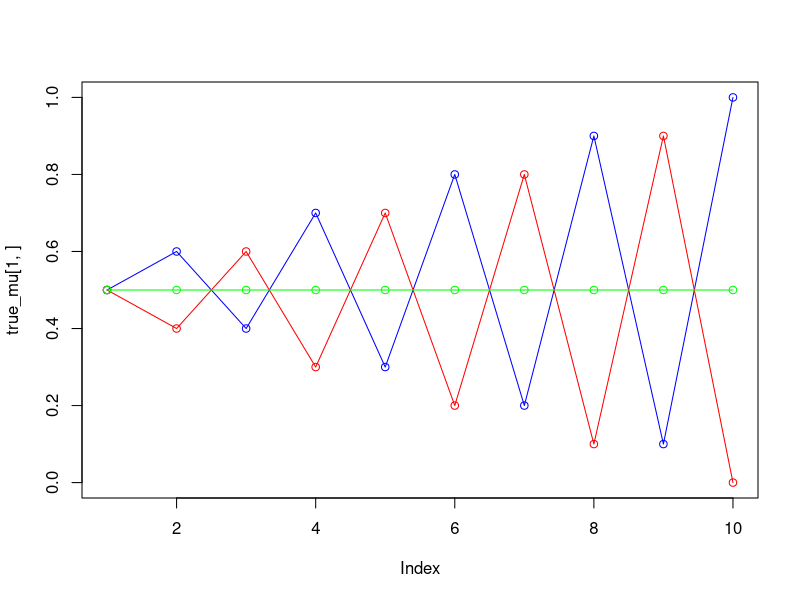
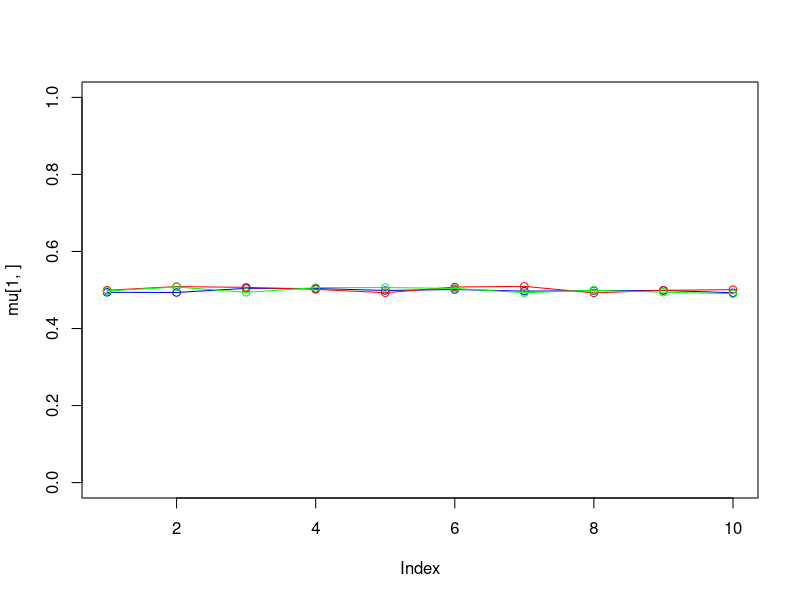
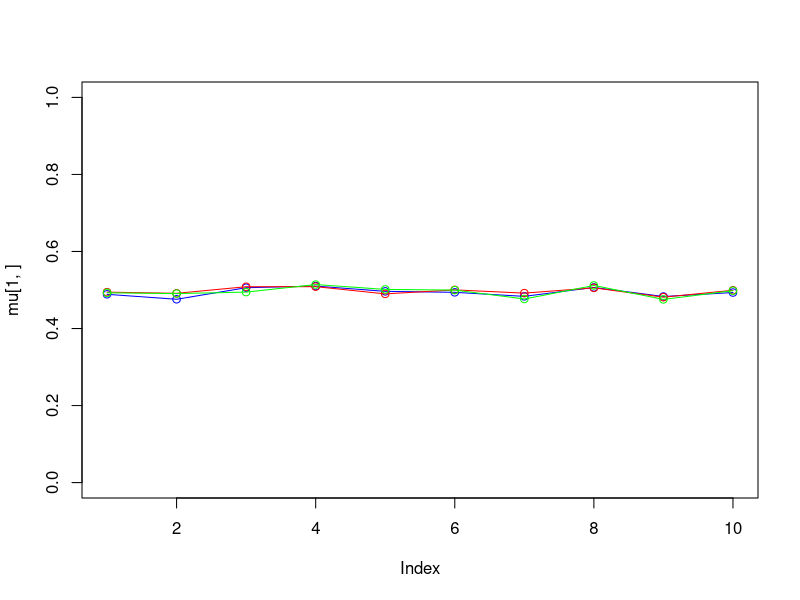
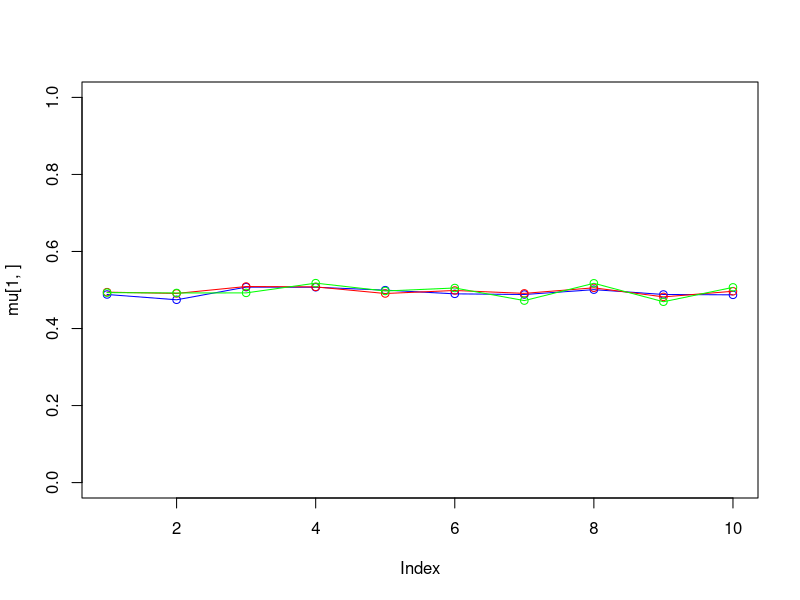
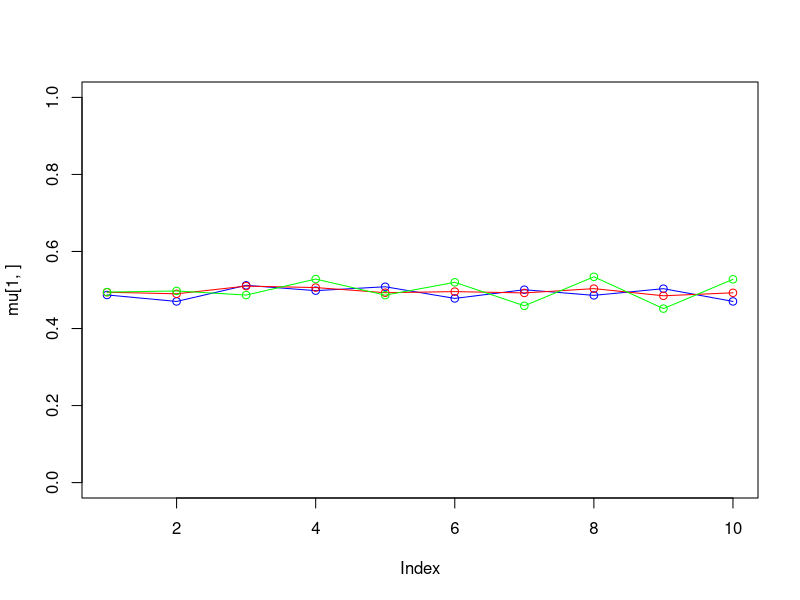
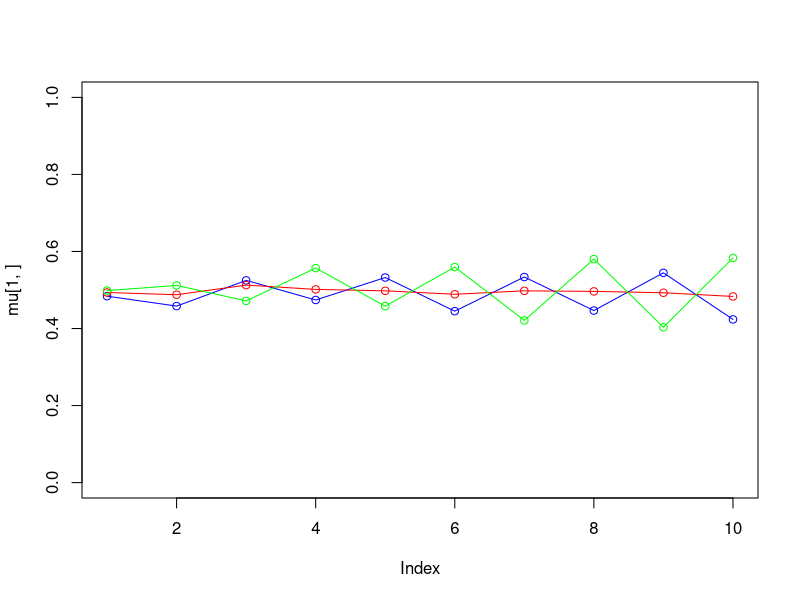
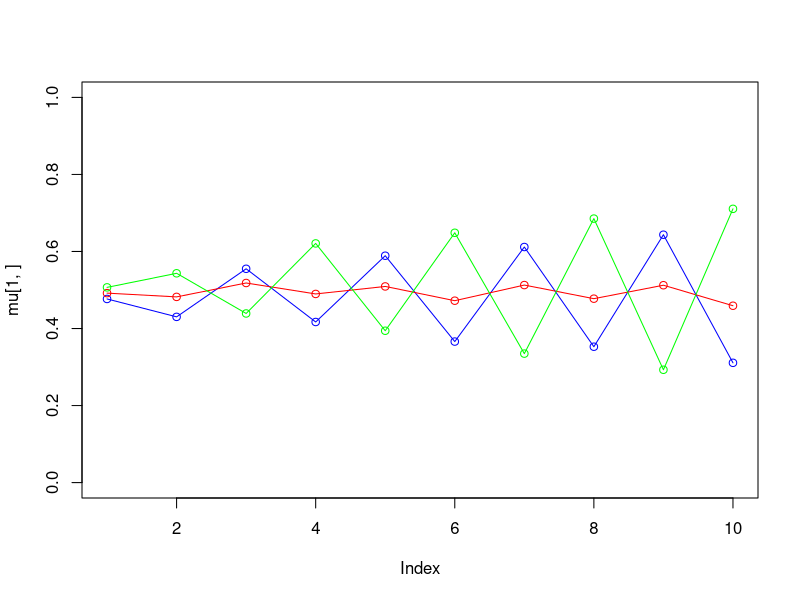
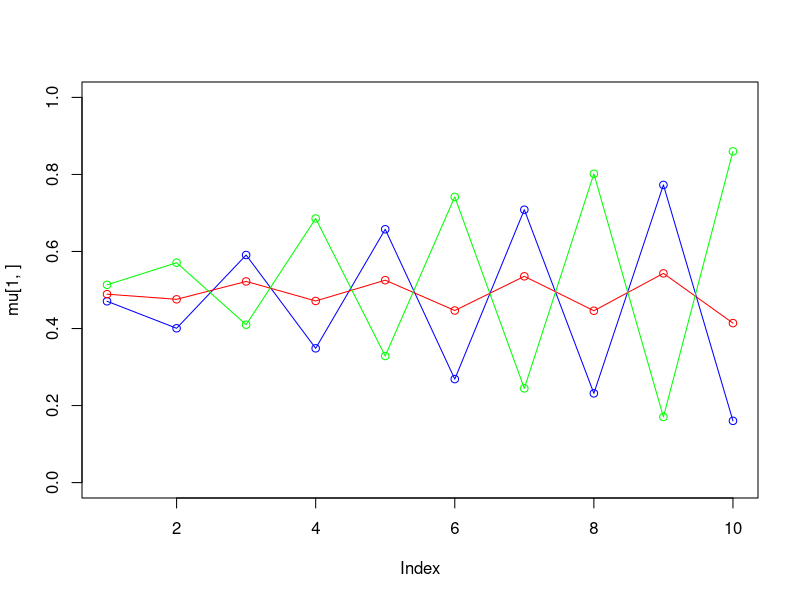

Write R code to recreate these figures, in order.




set.seed(1234567890)


max_it <- 100 # max number of EM iterations
min_change <- 0.1 # min change in log likelihood between two consecutive EM iterations
N=1000 # number of training points
D=10 # number of dimensions
x <- matrix(nrow=N, ncol=D) # training data

true_pi <- vector(length = 3) # true mixing coefficients
true_mu <- matrix(nrow=3, ncol=D) # true conditional distributions
true_pi=c(1/3, 1/3, 1/3)
true_mu[1,]=c(0.5,0.6,0.4,0.7,0.3,0.8,0.2,0.9,0.1,1)
true_mu[2,]=c(0.5,0.4,0.6,0.3,0.7,0.2,0.8,0.1,0.9,0)
true_mu[3,]=c(0.5,0.5,0.5,0.5,0.5,0.5,0.5,0.5,0.5,0.5)
plot(true_mu[1,], type="o", col="blue", ylim=c(0,1))
points(true_mu[2,], type="o", col="red")
points(true_mu[3,], type="o", col="green")
# Producing the training data
for(n in 1:N) {
  k <- sample(1:3,1,prob=true_pi)
  for(d in 1:D) {
    x[n,d] <- rbinom(1,1,true_mu[k,d])
  }
}

K=3 # number of guessed components
z <- matrix(nrow=N, ncol=K) # fractional component assignments
pi <- vector(length = K) # mixing coefficients
mu <- matrix(nrow=K, ncol=D) # conditional distributions
llik <- vector(length = max_it) # log likelihood of the EM iterations

# Random initialization of the parameters
pi <- runif(K,0.49,0.51)
pi <- pi / sum(pi)
for(k in 1:K) {
  mu[k,] <- runif(D,0.49,0.51)
}
pi
mu

for(it in 1:max_it) {
  plot(mu[1,], type="o", col="blue", ylim=c(0,1))
  points(mu[2,], type="o", col="red")
  points(mu[3,], type="o", col="green")
  #points(mu[4,], type="o", col="yellow")
  Sys.sleep(0.5)
  
  # E-step: Computation of the fractional component assignments
  divisorz_1 <- matrix(nrow = dim(z)[1], ncol = dim(z)[2]); 
  for(i in 1:N){ # loop for multinomial matrix NxK  
    for(j in 1:K){
      divisorz_1[i,j] <- prod((mu[j,]**x[i,])*((1-mu[j,])**(1-x[i,])))           
    }
  }
  
  divisorz_2 <- matrix(pi, nrow=N, ncol=length(pi), byrow=TRUE) #pi's at the divisor
  divisor_z <- rowSums(divisorz_2*divisorz_1)
  
  z <- (divisorz_2*divisorz_1)/(divisor_z)
  
  
  #Log likelihood computation.
  ln_pi <- log(divisorz_2)
  z_loglike_part1 <- matrix(nrow = dim(z)[1], ncol = dim(z)[2]); 
  for(i in 1:N){ # loop for multinomial matrix NxK  
    for(j in 1:K){
      z_loglike_part1[i,j] <- sum((log(mu[j,])*x[i,])+((log(1-mu[j,]))*(1-x[i,])))           
    }
  }
  
  llik[it] <- sum(rowSums((z_loglike_part1+ln_pi)*z))
  
  cat("iteration: ", it, "log likelihood: ", llik[it], "\n")
  flush.console() 
  # Stop if the log likelihood has not changed significantly
  if((it != 1) && (abs(llik[it]-llik[it-1])<min_change)){
    break
  }
  
  #M-step: ML parameter estimation from the data and fractional component assignments
  n_estimators <- colSums(z) 
  
  pi <- n_estimators/N 
  
  for (j in 1:K){ # Let's set the new mu estimator through z (p(k|i))
    
    mu[j,] <- (1/n_estimators[j])*colSums(z[,j]*x)
    
  }
}

pi
mu
plot(llik[1:it], type="o")

